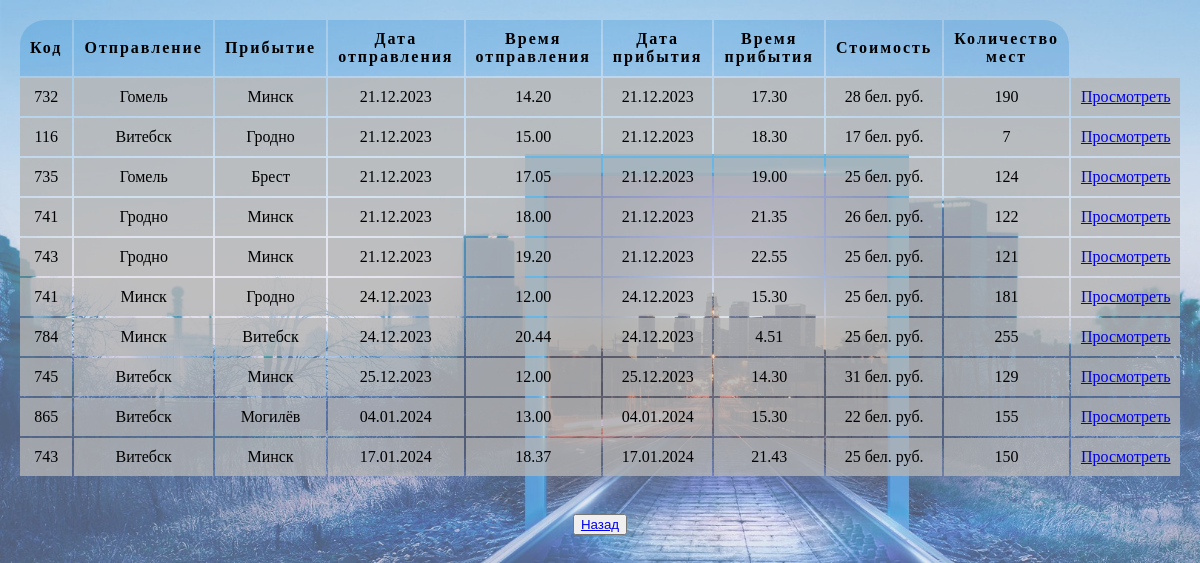
Page /scoreboard.php on the committed database.
### tables this page shows
CREATE TABLE `railway` (
  `id` int(11) NOT NULL,
  `departure` varchar(255) DEFAULT NULL,
  `arrival` varchar(255) DEFAULT NULL,
  `dated` date DEFAULT NULL,
  `timed` time DEFAULT NULL,
  `datea` date DEFAULT NULL,
  `timea` time DEFAULT NULL,
  `price` decimal(11,0) DEFAULT NULL,
  `code` int(11) DEFAULT NULL,
  `place` int(11) DEFAULT NULL
);

### scoreboard.php (the view, shortened to what this page needs)
<?php
require_once 'config/connect.php';
?>
<!doctype html>
<html lang="en">
<head>
    <link rel="stylesheet" href="CSS/style_scoreboard.css">
</head>
<body>
<table class="table">
    <tr class="head_block">
        <th class="first">Код</th>
        <th>Отправление</th>
        <th>Прибытие</th>
        <th>Дата отправления</th>
        <th>Время отправления</th>
        <th>Дата прибытия</th>
        <th>Время прибытия</th>
        <th>Стоимость</th>
        <th class="end">Количество мест</th>
    </tr>
    <?php
    $railway = mysqli_query($connect, "SELECT * FROM `railway` order by `dated`");
    $railway = mysqli_fetch_all($railway);
    foreach ($railway as $railway)
    {
    ?>
    <tr class="block_settings">
        <td><?= $railway[8] ?></td>
        <td><?= $railway[1] ?></td>
        <td><?= $railway[2] ?></td>
        <td><?=date("d.m.Y",strtotime($railway[3]))?></td>
        <td><?= date("G.i",strtotime($railway[4]))?></td>
        <td><?= date("d.m.Y",strtotime($railway[5]))?> </td>
        <td><?=date("G.i",strtotime($railway[6])) ?></td>
        <td><?= $railway[7] ?> бел. руб.</td>
        <td><?= $railway[9] ?></td>
        <td><a href="railway.php?id=<?= $railway[0] ?>">Просмотреть</a></td>
    </tr>
        <?php
    }
    ?>
</table>
<br> <br>
<button><a href="index.php">Назад</a></button>
</body>
</html>

### CSS/style_scoreboard.css (style rules this page uses)
body { background: url(Images/bg-image.jpg) no-repeat; background-size: cover; -webkit-background-size: cover; background-attachment: fixed; padding: 10px; text-align: center; }
.head_block { background: rgba(24, 128, 213, 0.23); padding: 5px; letter-spacing: 2px; }
.first { border-radius: 25px 0 0 0; }
.end { border-radius: 0 25px 0 0; }
th, td { padding: 10px; }
td { background: rgba(181, 181, 181, 0.8); }

### rows in the picture
railway: code "732", departure "Гомель", arrival "Минск", dated "21.12.2023", timed "14.20", datea "21.12.2023", timea "17.30", price "28", place "190"
railway: code "116", departure "Витебск", arrival "Гродно", dated "21.12.2023", timed "15.00", datea "21.12.2023", timea "18.30", price "17", place "7"
railway: code "735", departure "Гомель", arrival "Брест", dated "21.12.2023", timed "17.05", datea "21.12.2023", timea "19.00", price "25", place "124"
railway: code "741", departure "Гродно", arrival "Минск", dated "21.12.2023", timed "18.00", datea "21.12.2023", timea "21.35", price "26", place "122"
railway: code "743", departure "Гродно", arrival "Минск", dated "21.12.2023", timed "19.20", datea "21.12.2023", timea "22.55", price "25", place "121"
railway: code "741", departure "Минск", arrival "Гродно", dated "24.12.2023", timed "12.00", datea "24.12.2023", timea "15.30", price "25", place "181"
railway: code "784", departure "Минск", arrival "Витебск", dated "24.12.2023", timed "20.44", datea "24.12.2023", timea "4.51", price "25", place "255"
railway: code "745", departure "Витебск", arrival "Минск", dated "25.12.2023", timed "12.00", datea "25.12.2023", timea "14.30", price "31", place "129"
railway: code "865", departure "Витебск", arrival "Могилёв", dated "04.01.2024", timed "13.00", datea "04.01.2024", timea "15.30", price "22", place "155"
railway: code "743", departure "Витебск", arrival "Минск", dated "17.01.2024", timed "18.37", datea "17.01.2024", timea "21.43", price "25", place "150"
